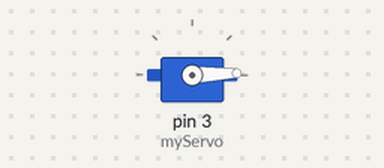
A sketch run on a simulated Arduino Uno, built with avr-gcc and run on an emulated ATmega328P. On the bench: servo.

Above: at 0.05 s.
At 1.75 s:
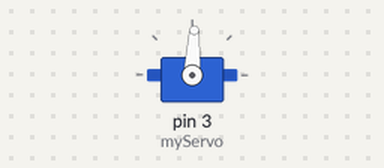
At 3.45 s:
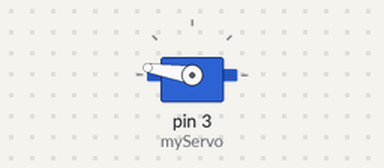
At 6.9 s:
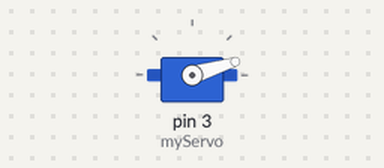
Timing chart, 0 to 9.4 s (numbered marks = the images above):
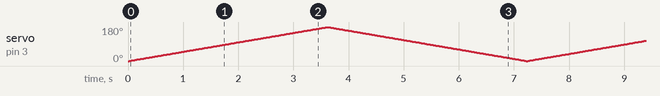

The sketch:

Spec_I_Servo_Motor_Finish.ino
```cpp
#include <Servo.h>

Servo myServo;
int angle = 0;

void setup() {
  Serial.begin(9600);
  myServo.attach(3);
}

void loop() {
  // put your main code here, to run repeatedly:
  static unsigned long tick = millis();
  for (int i=0; i<10; i++)
  {
  for (angle = 0;angle < 180; angle++)
  {
    myServo.write(angle);
    delay(20);
  }
  for (angle = 180;angle > 0; angle--)
  {
    myServo.write(angle);
    delay(20);
  }
  }
  Serial.println(millis() - tick);
}

//* Calculate the average swing speed after measuring 10 times swings forward * backward, and compare the value
//* of Data Sheet (0.1 S/ 60 degree). To Measure the elapsed timee, use milliss() function
//* Result for calculate is 54.208 second for 10 times rotation, so the conclusion is the servo motor
//* has 11 Rpm, 1 rotation need 5.45 second and 60 degree need 0.9 second.
```
